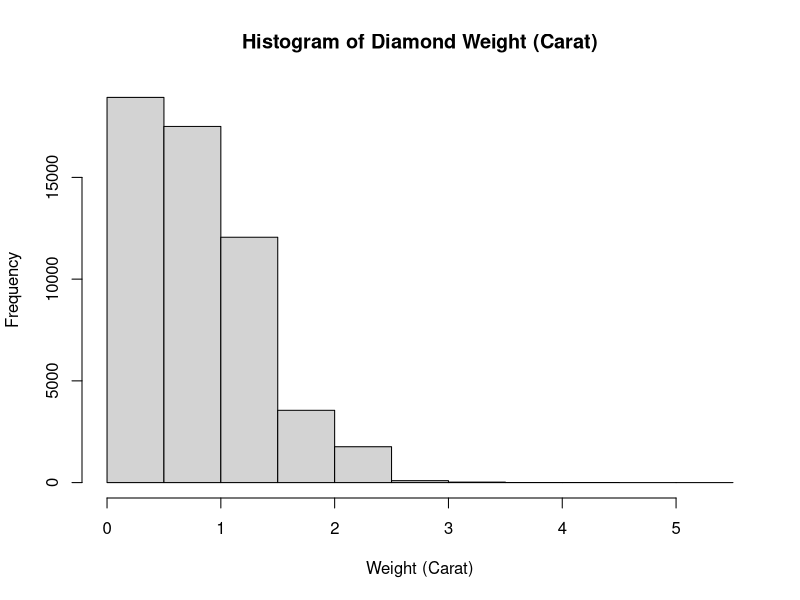
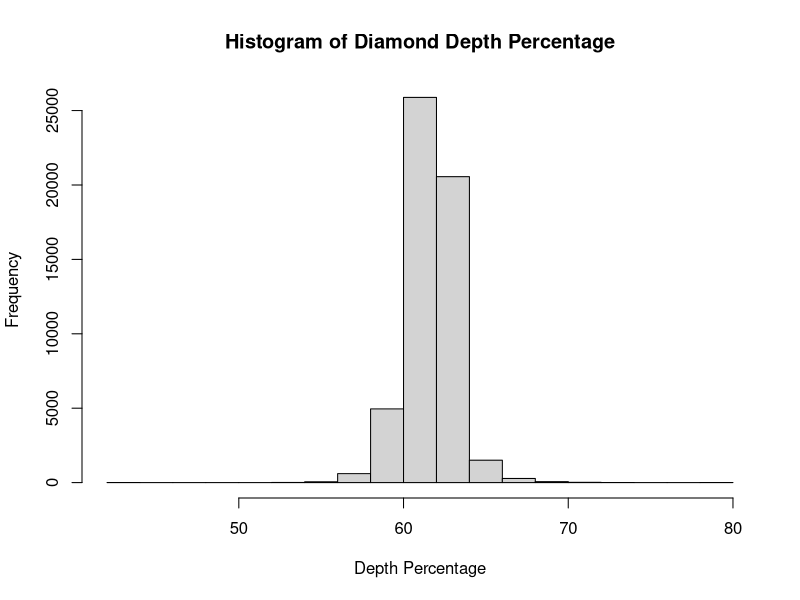
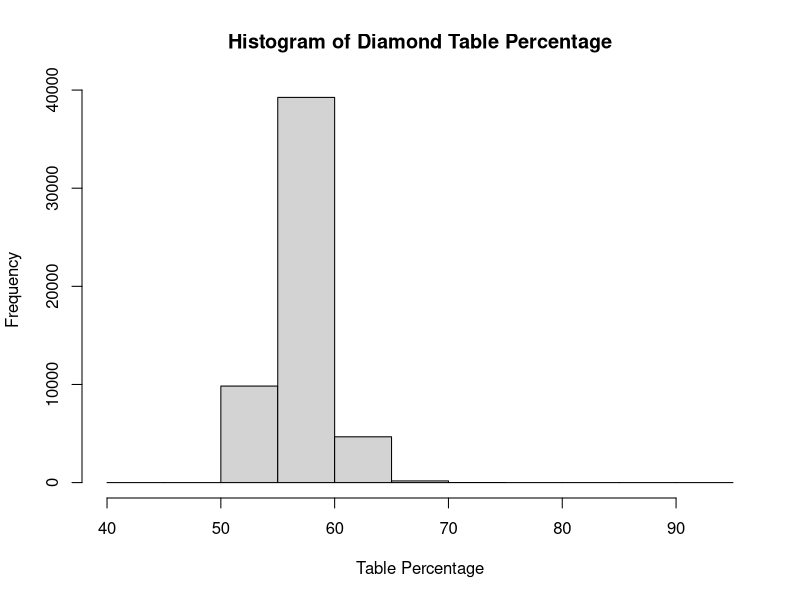
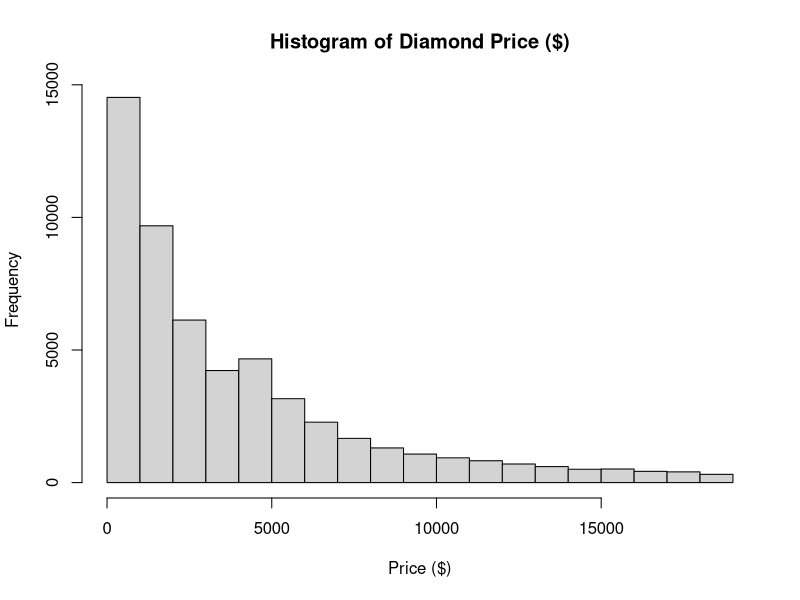
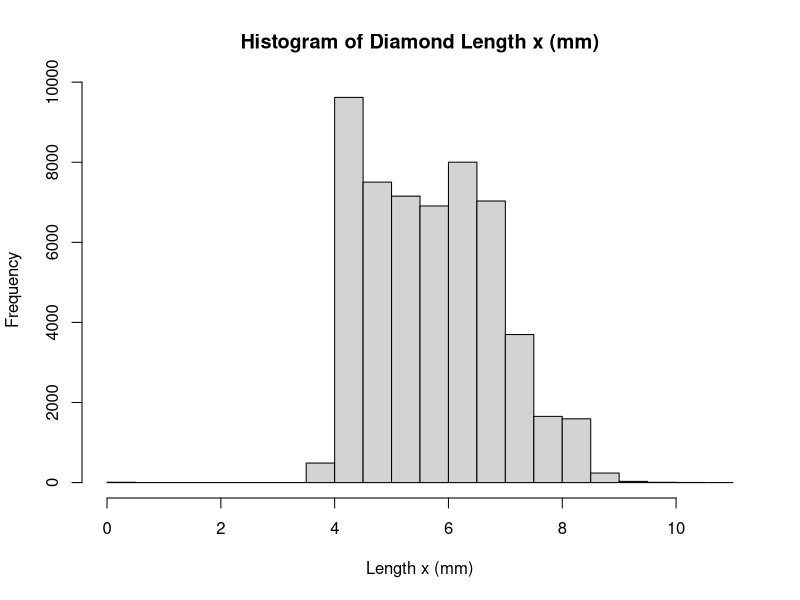
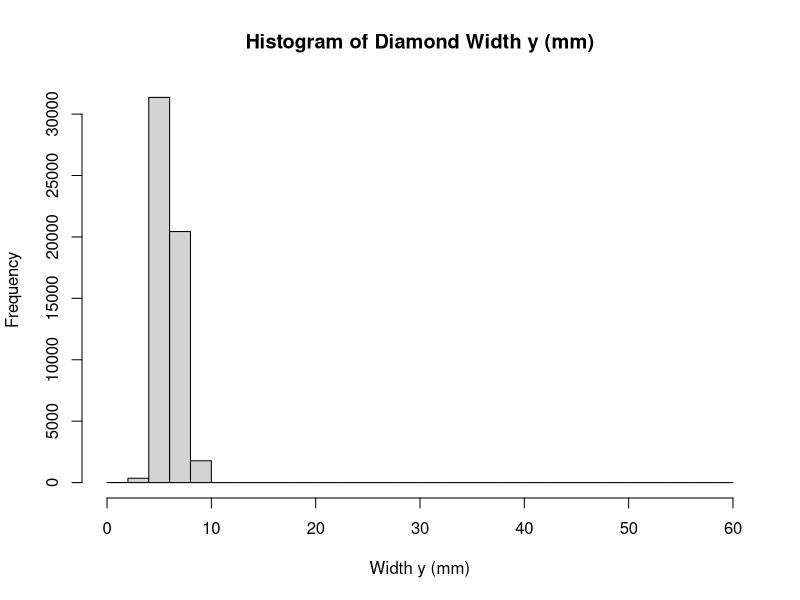
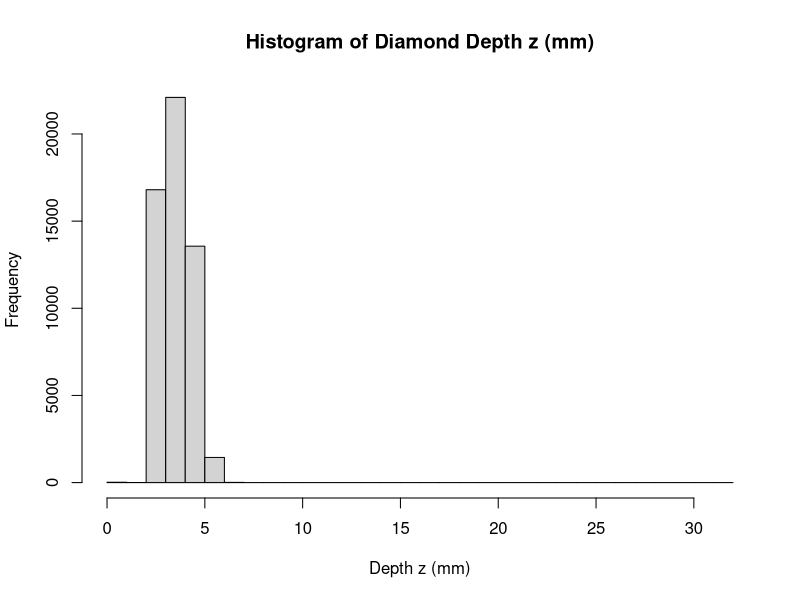
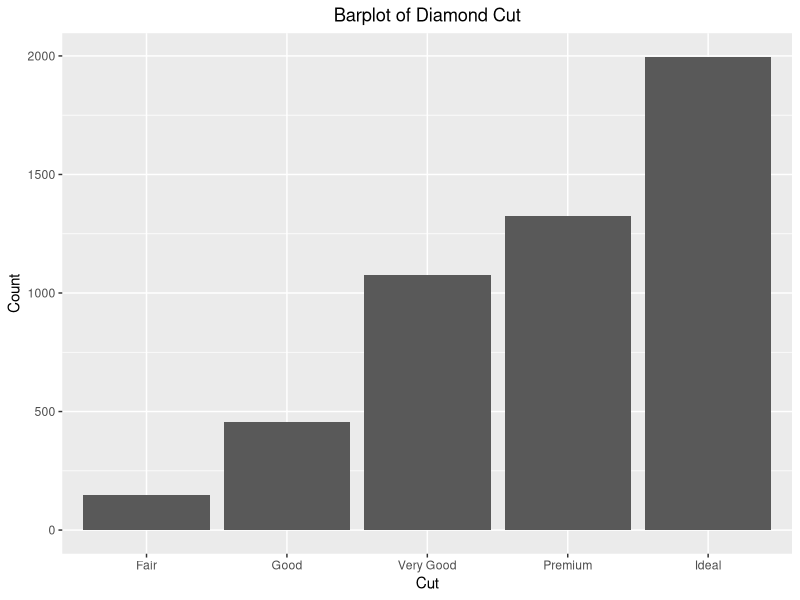

These figures' R source, in order:
## ---- chunk 1
knitr::opts_chunk$set(echo = TRUE)
## ---- chunk 2
library(ggplot2)
library(dplyr)
library(corrplot)
## ---- chunk 3
set.seed(1432)
data(diamonds)
diamond_sample <- diamonds %>% sample_n(5000)
diamond_df <- data.frame(diamond_sample)
## ---- chunk 4
str(diamond_df)
summary(diamond_df)
## ---- chunk 5
hist(diamonds$carat, main='Histogram of Diamond Weight (Carat)', xlab='Weight (Carat)')
## ---- chunk 6
hist(diamonds$depth, main='Histogram of Diamond Depth Percentage', xlab='Depth Percentage')
## ---- chunk 7
hist(diamonds$table, main='Histogram of Diamond Table Percentage', xlab='Table Percentage')
## ---- chunk 8
hist(diamonds$price, main='Histogram of Diamond Price ($)', xlab='Price ($)')
## ---- chunk 9
hist(diamonds$x, main='Histogram of Diamond Length x (mm)', xlab='Length x (mm)')
## ---- chunk 10
hist(diamonds$y, main='Histogram of Diamond Width y (mm)', xlab='Width y (mm)', breaks=30)
## ---- chunk 11
hist(diamonds$z, main='Histogram of Diamond Depth z (mm)', xlab='Depth z (mm)', breaks=30)
## ---- chunk 12
ggplot(data=diamond_df, aes(x=cut)) +
  geom_bar() +
  labs(title='Barplot of Diamond Cut', x='Cut', y='Count') +
  theme(plot.title = element_text(hjust = 0.5))
## ---- chunk 13
ggplot(data=diamond_df, aes(x=color)) +
  geom_bar() +
  labs(title='Barplot of Diamond Color', x='Color', y='Count') +
  theme(plot.title = element_text(hjust = 0.5))
## ---- chunk 14
ggplot(data=diamond_df, aes(x=clarity)) +
  geom_bar() +
  labs(title='Barplot of Diamond Clarity', x='Clarity', y='Count') +
  theme(plot.title = element_text(hjust = 0.5))
## ---- chunk 15
vars <- diamond_df %>%
  mutate(cut_int = as.integer(cut), clarity_int = as.integer(clarity)) %>%
  select(carat, depth, table, cut_int, clarity_int)
corr_matrix <- cor(vars)
print(corr_matrix)
## ---- chunk 16
corrplot(corr_matrix, method='color', type='upper', tl.col='black', addCoef.col = "green",
         number.cex = 0.75,
         title = "Correlation Matrix of Selected Variables",
         mar = c(0, 0, 1, 0))
## ---- chunk 17
mlr <- lm(price ~ carat + depth + table + cut + clarity, data=diamond_df)
summary(mlr)
